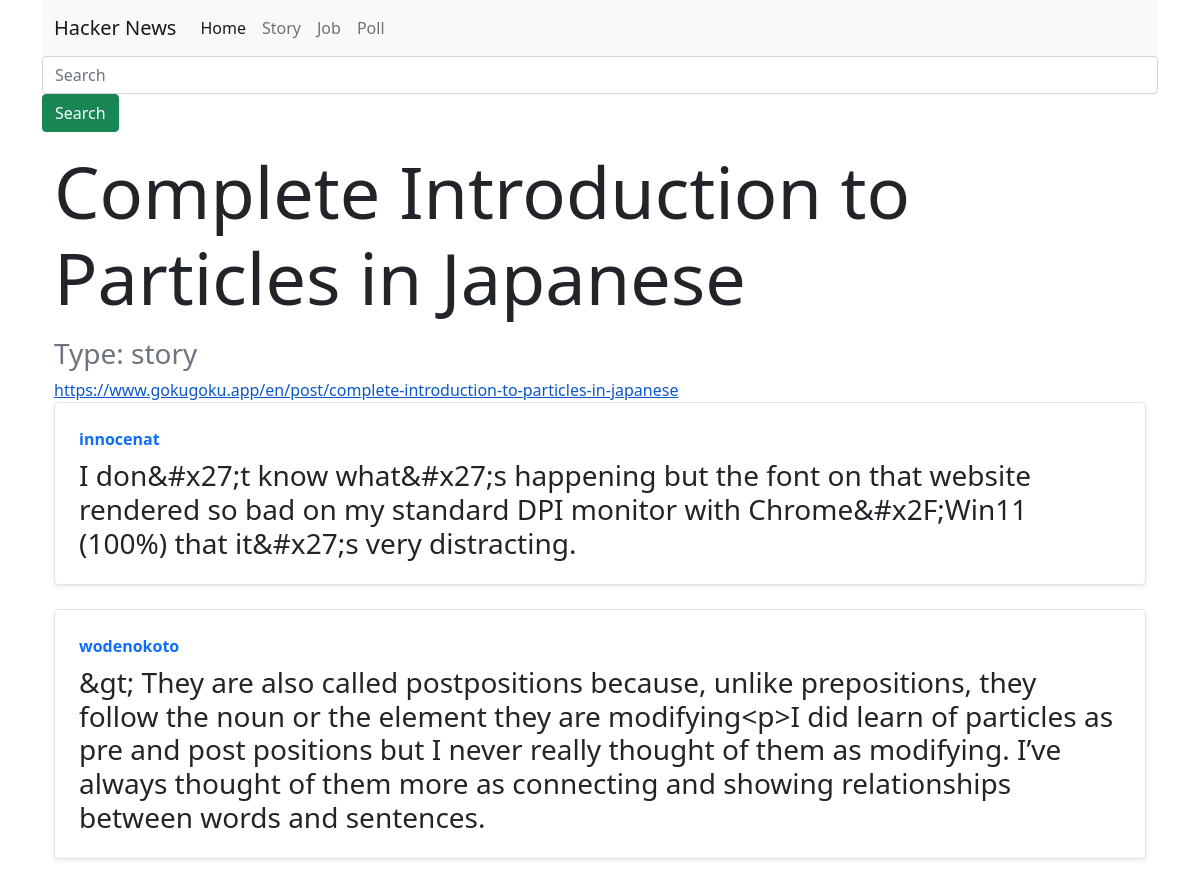
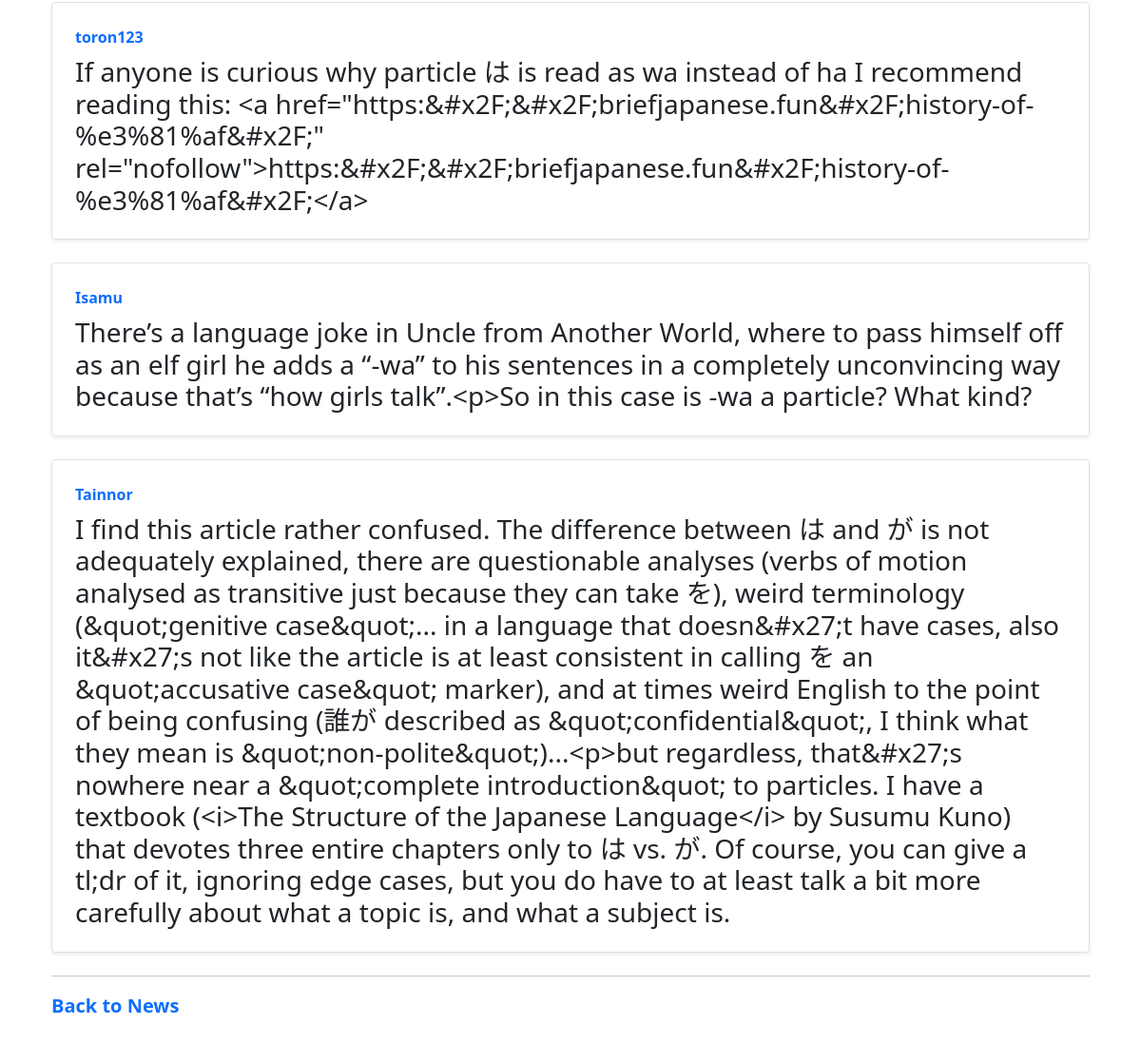
The app's page /stories/32591864/ with its own data (2 pictures, top to bottom).
### news/models.py (models this page shows, shortened)
class Item(models.Model):
    id = models.IntegerField(primary_key=True)
    type = models.CharField(max_length=100)
    by = models.CharField(max_length=50)
    time = models.IntegerField(null=True, blank=True)
    deleted = models.BooleanField(default=False)
    dead =models.BooleanField(default=False)
    text = models.TextField(null=True, blank=True)
    url = models.URLField(null=True, blank=True)
    title = models.CharField(max_length=255, null=True, blank=True)
    descendants = models.IntegerField(null=True, blank=True)
    score = models.IntegerField(null=True, blank=True)
    created_at = models.DateTimeField(auto_now_add=True, null=True, blank=True)
    parents = models.IntegerField(null=True, blank=True)
    created_with_api = models.BooleanField(default=False)

class Comment(models.Model):
    by = models.CharField(max_length=30)
    id = models.IntegerField(primary_key=True)
    text = models.TextField(null=True, blank=True)
    deleted = models.BooleanField(default=False)
    time = models.IntegerField(null=True, blank=True)
    parent = models.ForeignKey(Item, on_delete=models.CASCADE, related_name='comments')
    type = models.CharField(max_length=10, default='comment')

### news/views.py (the view)
# urls.py: path('<int:pk>/', ItemDetail.as_view(), name='detail'),
class ItemDetail(DetailView):
    model = Item
    template_name = 'news/detail.html'
    context_object_name = 'item'
    def get_context_data(self, **kwargs):
        context = super().get_context_data(**kwargs)
        context["commented"] = Comment.objects.filter(parent=context["object"].id)
        context["new_time"] = datetime.fromtimestamp(context["object"].time)
        return context

### news/templates/news/detail.html (shortened to what this page needs)
{% load static%}
<!DOCTYPE html>
<html lang="en">
    <head>
        <link rel="stylesheet" href="https://cdn.jsdelivr.net/npm/bootstrap@5.1.3/dist/css/bootstrap.min.css" />
    </head>
    <body>
        <div class="container">
            <nav class="navbar navbar-expand-lg navbar-light bg-light">
                <div class="container-fluid">
                    <a class="navbar-brand" href="{% url 'home'%}">Hacker News</a>
                    <div class="collapse navbar-collapse" id="navbarNav">
                    <ul class="navbar-nav">
                        <li class="nav-item">
                        <a class="nav-link active" aria-current="page" href="{% url 'home'%}">Home</a>
                        </li>
                        <li class="nav-item">
                        <a class="nav-link" href="{% url 'filters' type='story'%}">Story</a>
                        </li>
                        <li class="nav-item">
                        <a class="nav-link" href="{% url 'filters' type='job'%}">Job</a>
                        </li>
                        <li class="nav-item">
                        <a class="nav-link" href="{% url 'filters' type='poll'%}">Poll</a>
                        </li>
                    </ul>
                    </div>
                </div>
            </nav>
            <form action="{% url 'search'%}" method="GET">
                    <div class="form-group has-search">
                        <input type="text" name="search" class="form-control" placeholder="Search">
                        <button type="button" class="btn btn-success">Search</button>
                    </div>
            </form>
            <div class='container mt-3'>
                <h1 class='display-2'>{{ item.title }}</h1>
                <h3 class='text-muted mt-3'>Type: {{ item.type }}</h3>
                <a href={{item.url}} class="stretched-link">{{ item.url }}</a>
                {% for comm in commented %}
                    <div class="row g-0 border rounded overflow-hidden flex-md-row mb-4 shadow-sm h-md-250 position-relative">
                        <div class="col p-4 d-flex flex-column position-static">
                            <strong class="d-inline-block mb-2 text-primary">{{ comm.by }}</strong>
                            <h3 class="mb-0">{{ comm.text }}</h3>
                        </div>
                    </div>
                {% empty %}
                <h1>No comments</h1>
                {% endfor %}
                <hr />
                <p class="lead mb-5"><a href="{% url 'home'%}" class="fw-bold text-decoration-none">Back to News</Link></p>
            </div>
        </div>
    </body>
</html>

### records on screen
Item: title "Complete Introduction to Particles in Japanese", type "story", url "https://www.gokugoku.app/en/post/complete-introduction-to-particles-in-japanese"
Comment: by "innocenat", text "I don&#x27;t know what&#x27;s happening but the font on that website rendered so bad on my standard DPI monitor with Chrome&#x2F;Win11 (100%) that it&#x27;s very distracting."
Comment: by "wodenokoto", text "&gt; They are also called postpositions because, unlike prepositions, they follow the noun or the element they are modifying<p>I did learn of particles as pre and post positions but I never really thought of them as modifying. I’ve always thought of them more as connecting and showing relationships between words and sentences."
Comment: by "toron123", text "If anyone is curious why particle は is read as wa instead of ha I recommend reading this: <a href=\"https:&#x2F;&#x2F;briefjapanese.fun&#x2F;history-of-%e3%81%af&#x2F;\" rel=\"nofollow\">https:&#x2F;&#x2F;briefjapanese.fun&#x2F;history-of-%e3%81%af&#x2F;</a>"
Comment: by "Isamu", text "There’s a language joke in Uncle from Another World, where to pass himself off as an elf girl he adds a “-wa” to his sentences in a completely unconvincing way because that’s “how girls talk”.<p>So in this case is -wa a particle? What kind?"
Comment: by "Tainnor", text "I find this article rather confused. The difference between は and が is not adequately explained, there are questionable analyses (verbs of motion analysed as transitive just because they can take を), weird terminology (&quot;genitive case&quot;... in a language that doesn&#x27;t have cases, also it&#x27;s not like the article is at least consistent in calling を an &quot;accusative case&quot; marker), and at times weird English to the point of being confusing (誰が described as &quot;confidential&quot;, I think what they mean is &quot;non-polite&quot;)...<p>but regardless, that&#x27;s nowhere near a &quot;complete introduction&quot; to particles. I have a textbook (<i>The Structure of the…"
